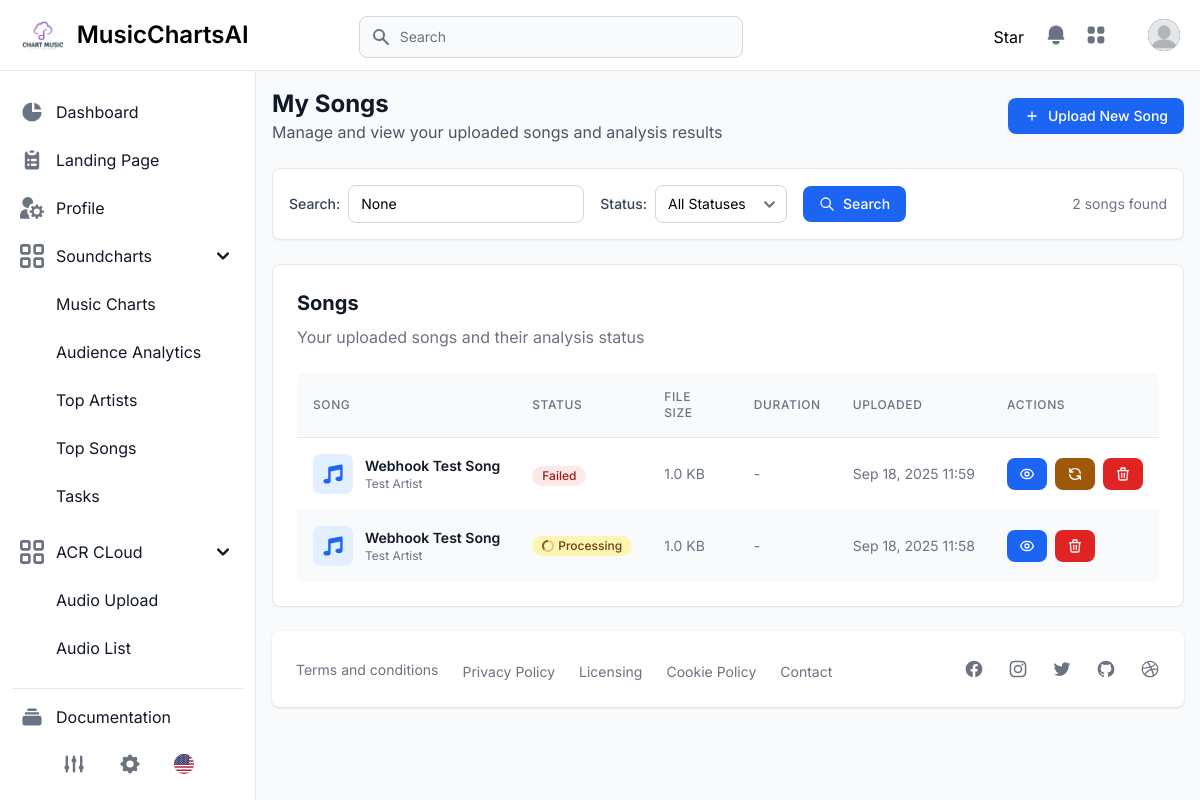
/acrcloud/songs/ (signed in), run on an earlier commit of the app's database.
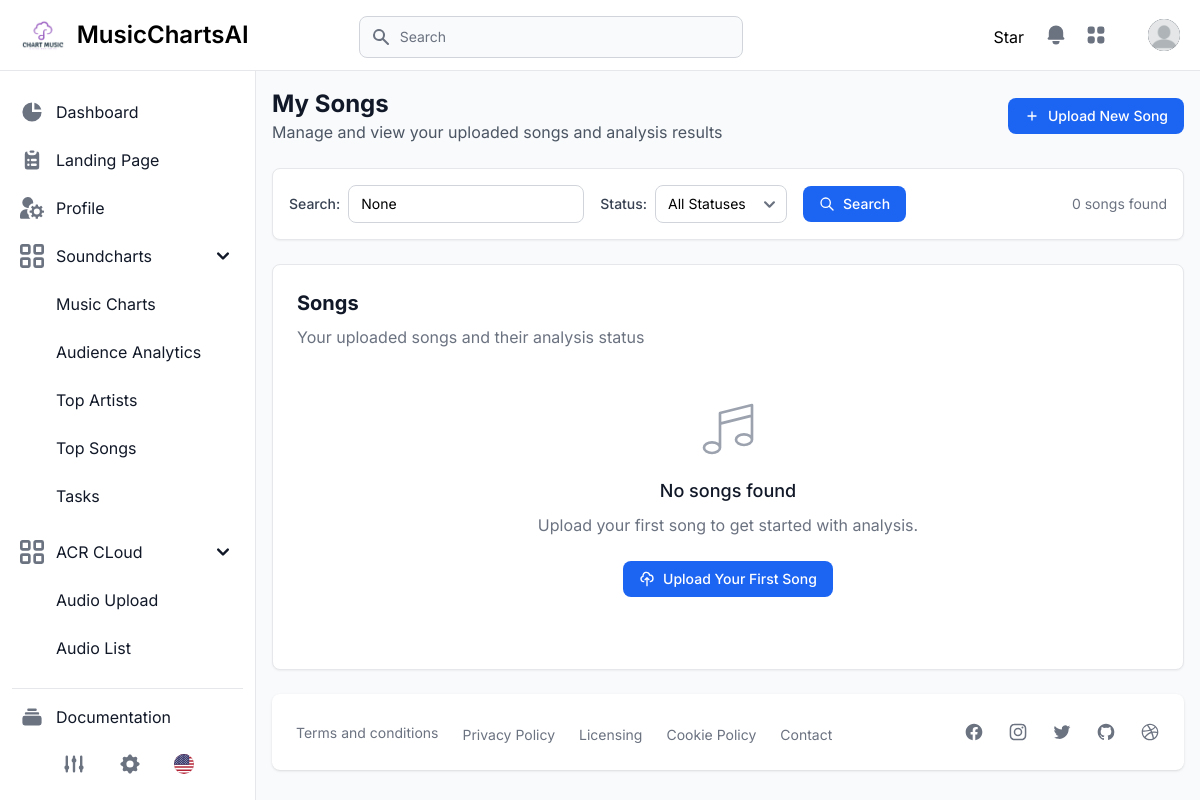
And on a later commit of the database.
### apps/acrcloud/models.py (models this page shows, shortened)
class Song(models.Model):
    STATUS_CHOICES = [
        ('uploaded', 'Uploaded'),
        ('processing', 'Processing'),
        ('analyzed', 'Analyzed'),
        ('failed', 'Failed'),
    ]
    id = models.UUIDField(primary_key=True, default=uuid.uuid4, editable=False)
    user = models.ForeignKey(User, on_delete=models.CASCADE, related_name='uploaded_songs')
    title = models.CharField(max_length=255, blank=True)
    artist = models.CharField(max_length=255, blank=True)
    audio_file = models.FileField(
        upload_to='acrcloud/songs/%Y/%m/%d/',
        validators=[FileExtensionValidator(allowed_extensions=['mp3', 'wav', 'm4a', 'flac', 'aac'])]
    )
    original_filename = models.CharField(max_length=255)
    file_size = models.BigIntegerField(help_text="File size in bytes")
    duration = models.FloatField(null=True, blank=True, help_text="Duration in seconds")
    status = models.CharField(max_length=20, choices=STATUS_CHOICES, default='uploaded')
    created_at = models.DateTimeField(auto_now_add=True)
    updated_at = models.DateTimeField(auto_now=True)
    class Meta:
        ordering = ['-created_at']
        verbose_name = "Song"
        verbose_name_plural = "Songs"

### apps/acrcloud/views.py (the view)
# urls.py: path("songs/", ViewAudiosView.as_view(), name="view_audios"),
@method_decorator(login_required, name='dispatch')
class ViewAudiosView(View):
    def get(self, request):
        songs = Song.objects.filter(user=request.user).order_by('-created_at')
        status_filter = request.GET.get('status')
        if status_filter:
            songs = songs.filter(status=status_filter)
        search_query = request.GET.get('search')
        if search_query:
            songs = songs.filter(
                Q(title__icontains=search_query) |
                Q(artist__icontains=search_query) |
                Q(original_filename__icontains=search_query)
            )
        context = {
            'songs': songs,
            'status_filter': status_filter,
            'search_query': search_query,
        }
        return render(request, 'acrcloud/view_audios.html', context)

### templates/acrcloud/view_audios.html (shortened to what the changed rows need)
{% extends "layouts/base.html" %}
{% load static %}
{% block content %}
<main>
  <div class="px-4 pt-6">
    <div class="mb-6">
      <div class="flex items-center justify-between">
        <div>
          <h1 class="text-2xl font-bold text-gray-900 dark:text-white">My Songs</h1>
        </div>
      </div>
    </div>
    <div class="mb-6 p-4 bg-white border border-gray-200 rounded-lg shadow-sm dark:border-gray-700 dark:bg-gray-800">
      <form method="get" class="flex flex-wrap items-center gap-4">
        <div class="flex items-center space-x-2">
          <label for="search" class="text-sm font-medium text-gray-700 dark:text-gray-300">Search:</label>
          <input type="text"
                 name="search"
                 id="search"
                 placeholder="Search songs..."
                 value="{{ search_query }}"
                 class="text-sm border border-gray-300 rounded-lg px-3 py-2 dark:bg-gray-700 dark:border-gray-600 dark:text-white">
        </div>
        <div class="flex items-center space-x-2">
          <label for="status" class="text-sm font-medium text-gray-700 dark:text-gray-300">Status:</label>
          <select name="status" id="status" class="text-sm border border-gray-300 rounded-lg px-3 py-2 dark:bg-gray-700 dark:border-gray-600 dark:text-white" onchange="this.form.submit()">
          </select>
        </div>
        <button type="submit" class="inline-flex items-center px-4 py-2 text-sm font-medium text-white bg-blue-600 rounded-lg hover:bg-blue-700 focus:ring-4 focus:ring-blue-300 dark:bg-blue-600 dark:hover:bg-blue-700 dark:focus:ring-blue-800">
          <svg class="w-4 h-4 mr-2" fill="none" stroke="currentColor" viewBox="0 0 24 24">
            <path stroke-linecap="round" stroke-linejoin="round" stroke-width="2" d="M21 21l-6-6m2-5a7 7 0 11-14 0 7 7 0 0114 0z"></path>
          </svg>
          Search
        </button>
        <div class="ml-auto text-sm text-gray-500 dark:text-gray-400">
          {{ songs|length }} song{{ songs|length|pluralize }} found
        </div>
      </form>
    </div>
    <div class="p-4 bg-white border border-gray-200 rounded-lg shadow-sm dark:border-gray-700 sm:p-6 dark:bg-gray-800">
      {% if songs %}
        <div class="flex flex-col mt-6">
          <div class="overflow-x-auto rounded-lg">
            <div class="inline-block min-w-full align-middle">
              <div class="overflow-hidden shadow sm:rounded-lg">
                <table class="min-w-full divide-y divide-gray-200 dark:divide-gray-600">
                  <thead class="bg-gray-50 dark:bg-gray-700">
                    <tr>
                      <th scope="col" class="p-4 text-xs font-medium tracking-wider text-left text-gray-500 uppercase dark:text-white">
                        Song
                      </th>
                      <th scope="col" class="p-4 text-xs font-medium tracking-wider text-left text-gray-500 uppercase dark:text-white">
                        Status
                      </th>
                      <th scope="col" class="p-4 text-xs font-medium tracking-wider text-left text-gray-500 uppercase dark:text-white">
                        File Size
                      </th>
                      <th scope="col" class="p-4 text-xs font-medium tracking-wider text-left text-gray-500 uppercase dark:text-white">
                        Duration
                      </th>
                      <th scope="col" class="p-4 text-xs font-medium tracking-wider text-left text-gray-500 uppercase dark:text-white">
                        Uploaded
                      </th>
                      <th scope="col" class="p-4 text-xs font-medium tracking-wider text-left text-gray-500 uppercase dark:text-white">
                        Actions
                      </th>
                    </tr>
                  </thead>
                  <tbody class="bg-white dark:bg-gray-800">
                    {% for song in songs %}
                    <tr class="{% cycle '' 'bg-gray-50 dark:bg-gray-700' %}">
                      <td class="p-4 text-sm font-normal text-gray-900 whitespace-nowrap dark:text-white">
                        <div class="flex items-center">
                          <div class="flex-shrink-0 w-10 h-10 bg-blue-100 dark:bg-blue-900 rounded-lg flex items-center justify-center mr-3">
                            <svg class="w-6 h-6 text-blue-600 dark:text-blue-400" fill="currentColor" viewBox="0 0 20 20">
                              <path d="M18 3a1 1 0 00-1.196-.98l-10 2A1 1 0 006 5v9.114A4.369 4.369 0 005 14c-1.657 0-3 .895-3 2s1.343 2 3 2 3-.895 3-2V7.82l8-1.6v5.894A4.369 4.369 0 0015 12c-1.657 0-3 .895-3 2s1.343 2 3 2 3-.895 3-2V3z"></path>
                            </svg>
                          </div>
                          <div>
                            <div class="font-semibold">{{ song.title|default:song.original_filename }}</div>
                            <div class="text-xs text-gray-500 dark:text-gray-400">{{ song.artist|default:"Unknown Artist" }}</div>
                          </div>
                        </div>
                      </td>
                      <td class="p-4 whitespace-nowrap">
                        {% if song.status == 'uploaded' %}
                          <span class="inline-flex items-center px-2.5 py-0.5 rounded-full text-xs font-medium bg-gray-100 text-gray-800 dark:bg-gray-700 dark:text-gray-200">
                            Uploaded
                          </span>
                        {% elif song.status == 'processing' %}
                          <span class="inline-flex items-center px-2.5 py-0.5 rounded-full text-xs font-medium bg-yellow-100 text-yellow-800 dark:bg-yellow-900 dark:text-yellow-200">
                            Processing
                          </span>
                        {% elif song.status == 'analyzed' %}
                          <span class="inline-flex items-center px-2.5 py-0.5 rounded-full text-xs font-medium bg-green-100 text-green-800 dark:bg-green-900 dark:text-green-200">
                            Analyzed
                          </span>
                        {% elif song.status == 'failed' %}
                          <span class="inline-flex items-center px-2.5 py-0.5 rounded-full text-xs font-medium bg-red-100 text-red-800 dark:bg-red-900 dark:text-red-200">
                            Failed
                          </span>
                        {% endif %}
                      </td>
                      <td class="p-4 text-sm font-normal text-gray-500 whitespace-nowrap dark:text-gray-400">
                        {{ song.file_size|filesizeformat }}
                      </td>
                      <td class="p-4 text-sm font-normal text-gray-500 whitespace-nowrap dark:text-gray-400">
                        {% if song.duration %}
                          {{ song.duration|floatformat:1 }}s
                        {% else %}
                          -
                        {% endif %}
                      </td>
                      <td class="p-4 text-sm font-normal text-gray-500 whitespace-nowrap dark:text-gray-400">
                        {{ song.created_at|date:"M d, Y H:i" }}
                      </td>
                      <td class="p-4 whitespace-nowrap">
                        <div class="flex items-center space-x-2">
                          <a href="{% url 'acrcloud:song_detail' song.id %}"
                             class="inline-flex items-center px-3 py-2 text-sm font-medium text-white bg-blue-600 rounded-lg hover:bg-blue-700 focus:ring-4 focus:ring-blue-300 dark:bg-blue-600 dark:hover:bg-blue-700 dark:focus:ring-blue-800"
                             title="View Details">
                          </a>
                          {% if song.status == 'failed' %}
                            <form method="post" action="{% url 'acrcloud:retry_analysis' song.id %}" class="inline">
                              <button type="submit"
                                      class="inline-flex items-center px-3 py-2 text-sm font-medium text-white bg-yellow-600 rounded-lg hover:bg-yellow-700 focus:ring-4 focus:ring-yellow-300 dark:bg-yellow-600 dark:hover:bg-yellow-700 dark:focus:ring-yellow-800"
                                      title="Retry Analysis"
                                      onclick="return confirm('Retry analysis for this song?')">
                                <svg class="w-4 h-4" fill="none" stroke="currentColor" viewBox="0 0 24 24">
                                  <path stroke-linecap="round" stroke-linejoin="round" stroke-width="2" d="M4 4v5h.582m15.356 2A8.001 8.001 0 004.582 9m0 0H9m11 11v-5h-.581m0 0a8.003 8.003 0 01-15.357-2m15.357 2H15"></path>
                                </svg>
                              </button>
                            </form>
                          {% endif %}
                          <form method="post" action="{% url 'acrcloud:delete_song' song.id %}" class="inline">
                            <button type="submit"
                                    class="inline-flex items-center px-3 py-2 text-sm font-medium text-white bg-red-600 rounded-lg hover:bg-red-700 focus:ring-4 focus:ring-red-300 dark:bg-red-600 dark:hover:bg-red-700 dark:focus:ring-red-800"
                                    title="Delete Song"
                                    onclick="return confirm('Are you sure you want to delete this song and all its analysis data?')">
                              <svg class="w-4 h-4" fill="none" stroke="currentColor" viewBox="0 0 24 24">
                                <path stroke-linecap="round" stroke-linejoin="round" stroke-width="2" d="M19 7l-.867 12.142A2 2 0 0116.138 21H7.862a2 2 0 01-1.995-1.858L5 7m5 4v6m4-6v6m1-10V4a1 1 0 00-1-1h-4a1 1 0 00-1 1v3M4 7h16"></path>
                              </svg>
                            </button>
                          </form>
                        </div>
                      </td>
                    </tr>
                    {% endfor %}
                  </tbody>
                </table>
              </div>
            </div>
          </div>
        </div>
      {% else %}
        <div class="text-center py-12">
          <h3 class="text-lg font-medium text-gray-900 dark:text-white mb-2">No songs found</h3>
          <p class="text-gray-500 dark:text-gray-400 mb-6">
            {% if search_query or status_filter %}
              Try adjusting your search or filter criteria.
            {% else %}
              Upload your first song to get started with analysis.
            {% endif %}
          </p>
          <a href="{% url 'acrcloud:upload_audio' %}" class="inline-flex items-center px-4 py-2 text-sm font-medium text-white bg-blue-600 rounded-lg hover:bg-blue-700 focus:ring-4 focus:ring-blue-300 dark:bg-blue-600 dark:hover:bg-blue-700 dark:focus:ring-blue-800">
            <svg class="w-4 h-4 mr-2" fill="none" stroke="currentColor" viewBox="0 0 24 24">
              <path stroke-linecap="round" stroke-linejoin="round" stroke-width="2" d="M7 16a4 4 0 01-.88-7.903A5 5 0 1115.9 6L16 6a5 5 0 011 9.9M15 13l-3-3m0 0l-3 3m3-3v12"></path>
            </svg>
            Upload Your First Song
          </a>
        </div>
      {% endif %}
    </div>
  </div>
</main>
{% endblock %}

What changed in the data, as far as the page shows it:
removed Song: title "Webhook Test Song", artist "Test Artist", status "Failed", file_size|filesizeformat "1.0 KB", created_at "Sep 18, 2025 11:59"
removed Song: title "Webhook Test Song", artist "Test Artist", status "processing" (drawn), file_size|filesizeformat "1.0 KB", created_at "Sep 18, 2025 11:58"
Also different on the page:
{{ songs|length }}: "2" → "0"
text no longer shown: "SONG STATUS FILE SIZE DURATION UPLOADED ACTIONS"
text now shown: "No songs found Upload your first song to get started with analysis. Upload Your First Song"
